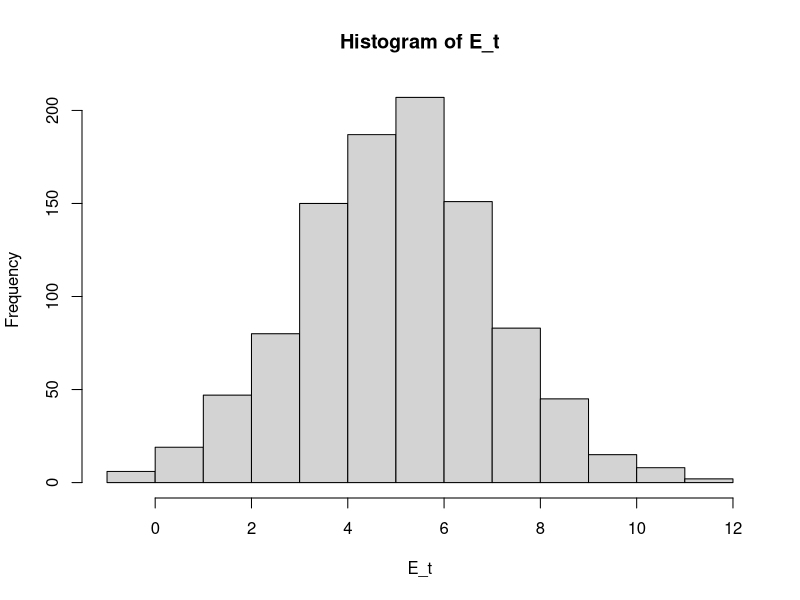
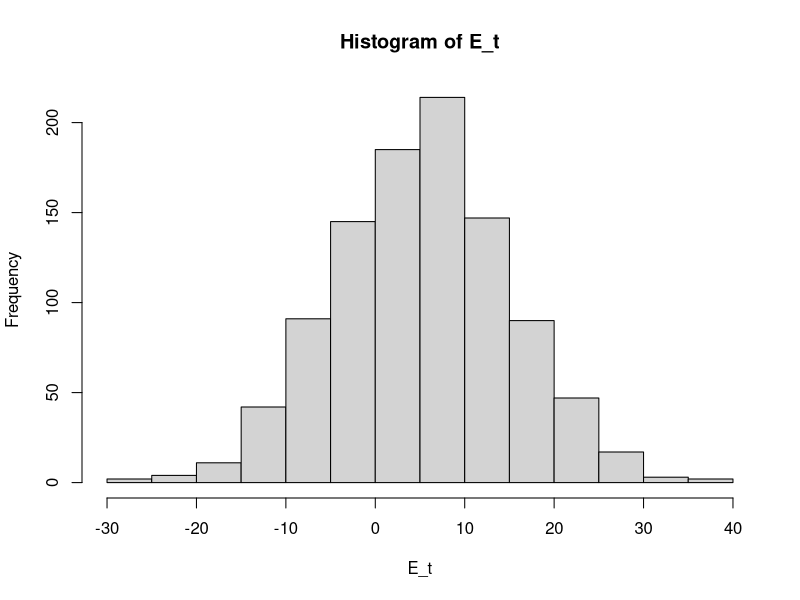
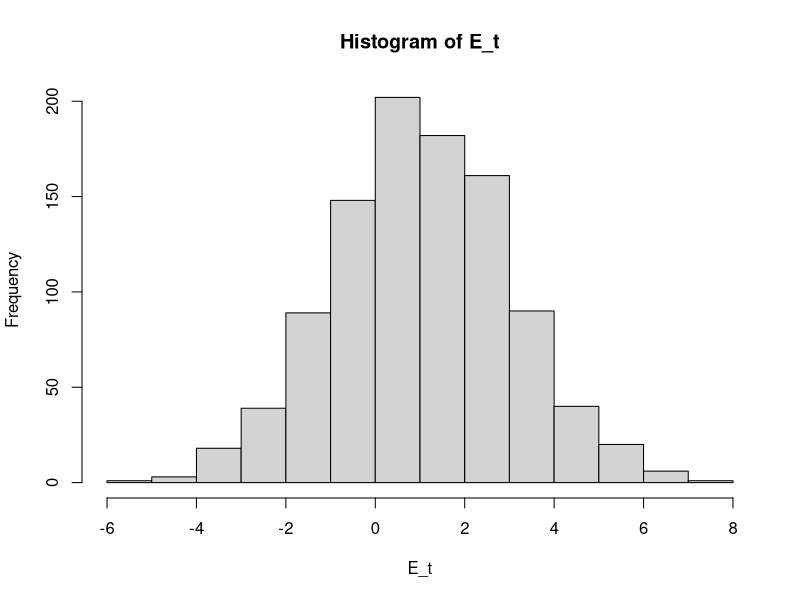
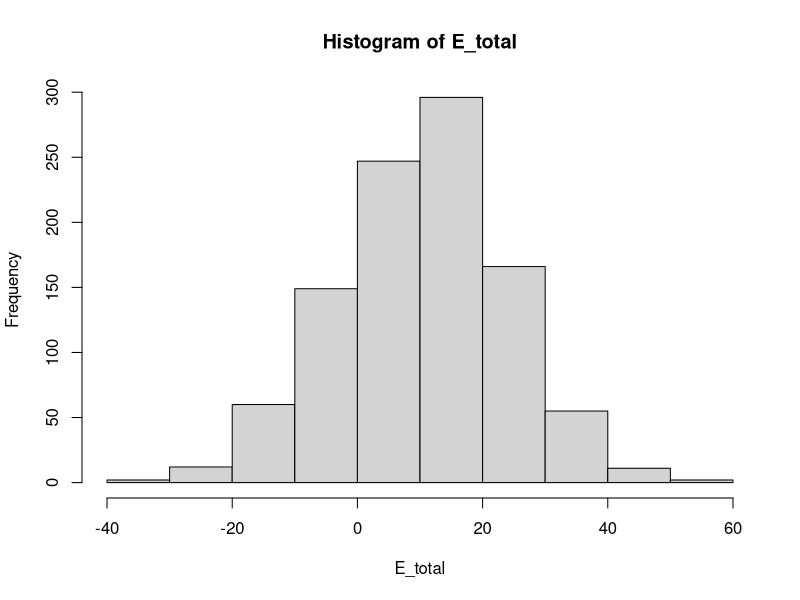
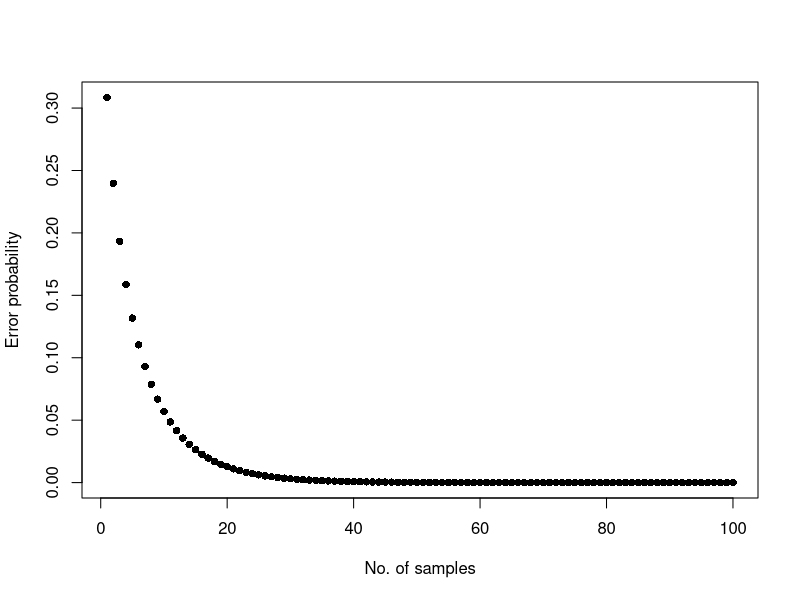
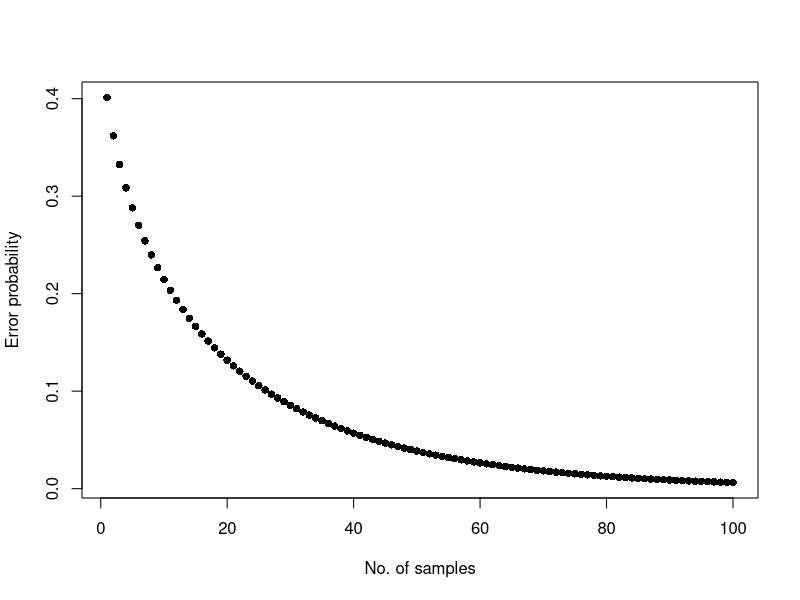

Source code (R) for these figures, in order:
## ---- chunk 1
knitr::opts_chunk$set(echo = TRUE)
## ---- chunk 2
E = 5 # set the evidence to 5
noise = 2 # set the noise to +/- 2

# generate 1000 samples of evidence
E_t = rnorm(1000, mean = E, sd = noise)

# plot a histogram of the samples
hist(E_t)

# determine what percentage are below 0
mean(E_t < 0)

# Or we could compute this value analytically
pnorm(0, mean = E, sd = noise, lower.tail=TRUE)

## ---- chunk 3
E = 5 # set the evidence to 5
noise = 10 # set the noise to +/- 10

# generate 1000 samples of evidence
E_t = rnorm(1000, mean = E, sd = noise)

# plot a histogram of the samples
hist(E_t)

# determine what percentage are below 0
mean(E_t < 0)

# Or we could compute this value analytically
pnorm(0, mean = E, sd = noise, lower.tail=TRUE)

## ---- chunk 4
E = 1 # set the evidence to 1
noise = 2 # set the noise to +/- 2

# generate 1000 samples of evidence
E_t = rnorm(1000, mean = E, sd = noise)

# plot a histogram of the samples
hist(E_t)

# determine what percentage are below 0
mean(E_t < 0)

# Or we could compute this value analytically
pnorm(0, mean = E, sd = noise, lower.tail=TRUE)

## ---- chunk 5
E = 5 # set the evidence to 5
noise = 10 # set the noise to +/- 10

# generate 1000 simulations of evidence for the first sample
E_t1 = rnorm(1000, mean = E, sd = noise)

# generate 1000 simulations of evidence for the second sample
E_t2 = rnorm(1000, mean = E, sd = noise)

# compute their sum
E_total = E_t1 + E_t2

# plot a histogram of the samples
hist(E_total)

# determine what percentage are below 0
mean(E_total < 0)

# Or we could compute this value analytically
pnorm(0, mean = 2*E, sd = sqrt(2*noise^2), lower.tail=TRUE)

## ---- chunk 6
pnorm(0, mean = 3*E, sd = sqrt(3*noise^2), lower.tail=TRUE)

## ---- chunk 7
# function to compute likelihood of error for given no. of samples
pError = function(x)pnorm(0, mean = x*E, sd = sqrt(x*noise^2), lower.tail=TRUE)

plot(1:100, pError(1:100), pch = 16, xlab = "No. of samples", ylab = "Error probability")
## ---- chunk 8
E = 2.5 # set evidence to 2.5 instead of 5
pError = function(x)pnorm(0, mean = x*E, sd = sqrt(x*noise^2), lower.tail=TRUE)

plot(1:100, pError(1:100), pch = 16, xlab = "No. of samples", ylab = "Error probability")
